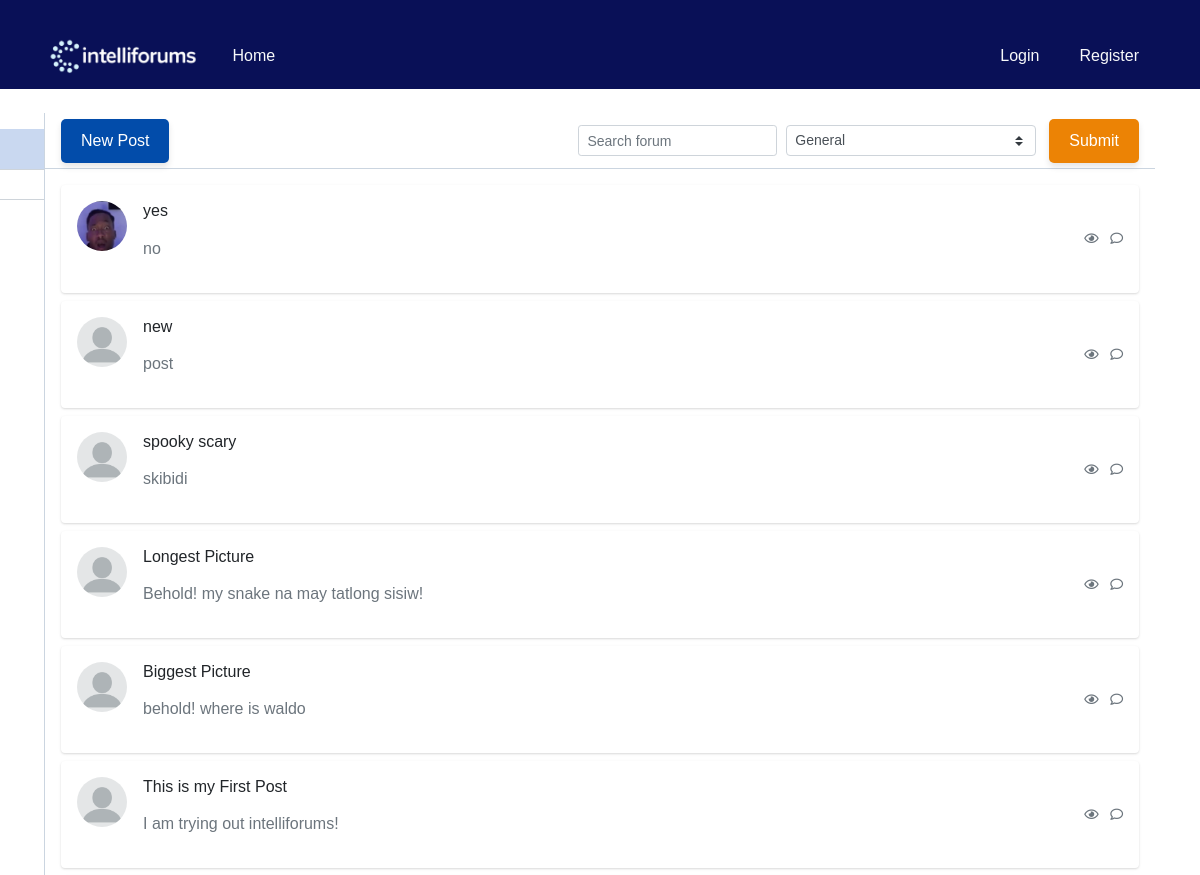
Before: /home/0/1/ (upper part) with the older database file.
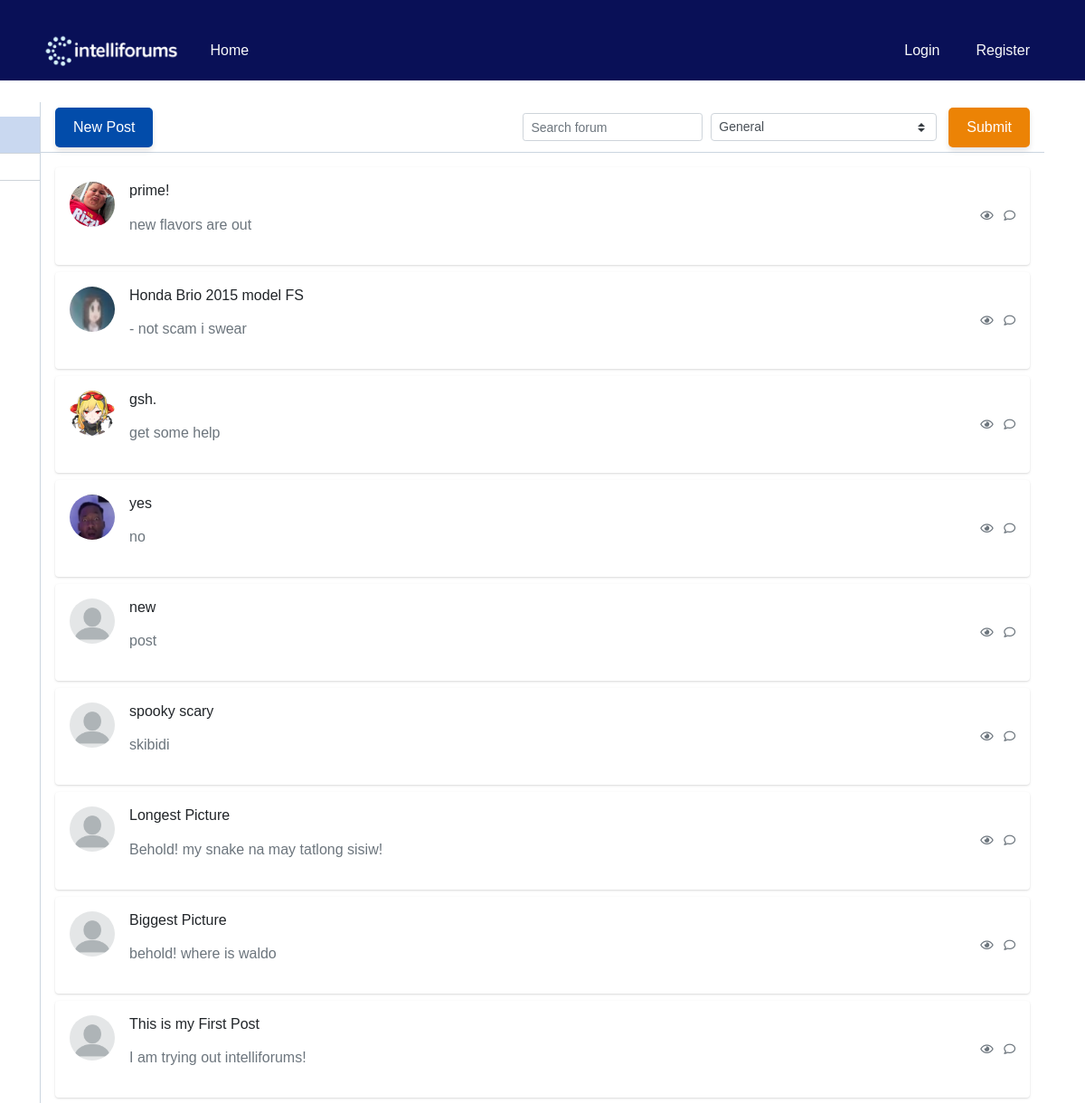
After: the same page with the newer database file.
### blog/models.py (models this page shows)
class UserPost(models.Model):
    post_ref = models.ForeignKey(Post, on_delete=models.CASCADE)
    user_ref = models.ForeignKey(User, on_delete=models.CASCADE)
    is_deleted = models.BooleanField(default=False)

### blog/views.py (the view)
# urls.py: path('home/<int:pk>/<int:page_number>/', views.fetch_posts, name='home'),
@csrf_protect
def fetch_posts(request, pk, page_number):
    banned_response = banned_propagator(request)
    if banned_response:
        return banned_response
    posts = []
    if request.method == 'POST':
        form = SearchForm(request.POST)
        if form.is_valid():
            substring = form.cleaned_data['content']
            choice = form.cleaned_data['choices']
            posts = _get_page_object(
                Paginator(
                    get_filtered_posts(
                        UserPost.objects.filter(
                            (Q(post_ref__title__icontains=substring) | Q(post_ref__content__icontains=substring)) &
                            Q(is_deleted=False))
                        .filter(id__in=Tag.objects.filter(forum_ref__id=choice)).values(
                            'post_ref__id',
                            'post_ref__user_ref__username',
                            'post_ref__title',
                            'post_ref__content',
                            'post_ref__created_at',
                            'post_ref__user_ref__picture',
                            'id'),
                    )
                    if Forum.objects.filter(id=choice).exists()
                    else get_filtered_posts(
                        UserPost.objects.filter(
                            Q(post_ref__title__icontains=substring) |
                            Q(post_ref__content__icontains=substring) &
                            Q(is_deleted=False)
                        )
                    ),
                    20
                ),
                page_number
            ).object_list
            pk = choice
    else:
        posts = _get_page_object(
            Paginator(
                get_filtered_posts(
                    UserPost.objects.filter(
                        id__in=Tag.objects.filter(forum_ref__id=pk)
                    )
                )
                if Forum.objects.filter(id=pk).exists()
                else get_filtered_posts(UserPost.objects.select_related('post_ref').filter(is_deleted=False)), 20
            ), page_number
        ).object_list
    search_form = SearchForm()
    posts = posts[::-1]
    forums = Forum.objects.all()
    return render(request, 'home.html', {
        'posts': posts,
        'page_number': page_number,
        'search_form': search_form,
        'user': request.user,
        'forums': forums,
        'forum_pk': int(pk)
    })

### blog/forms.py
class SearchForm(forms.Form):
    content = forms.CharField(
        widget=forms.TextInput(
            attrs={
                'class': 'form-control form-control-sm bg-gray-200 border-gray-200 shadow-none mb-4 mt-4',
                'placeholder': 'Search forum',
            },
        ),
        label="",
    )
    choices = forms.ChoiceField(
        label=""
    )
    def __init__(self, *args, **kwargs):
        super().__init__(*args, **kwargs)
        list_var = [(0, "General")]
        list_var.extend([(forum.id, forum.title)
                        for forum in Forum.objects.all()])
        self.fields['choices'].choices = list_var
        self.fields['choices'].widget.attrs.update(
            {'class': 'custom-select custom-select-sm w-auto mr-1'})

### blog/views.py (called while the page is built)
def banned_propagator(request):
    if request.user.is_authenticated and request.user.bans_received.exists():
        userban = request.user.bans_received.first()
        return render(request, 'banned.html', {
            'userban': userban,
        })
    return None

### blog/templates/home.html (shortened to what this page needs)
<!DOCTYPE html>
<html lang="en">
<head>
    {% load static %}
    <link rel="stylesheet" href="{% static 'blog/css/global.css' %}">
    <link rel="stylesheet" href="{% static 'blog/css/home.css' %}">
</head>
<body>
{% include 'header.html' %}
<div class="container">
    <div class="main-body p-0">
        <div class="inner-wrapper">
            {% include 'sidebar.html' %}
            <div class="inner-main">
                <div class="inner-main-header">
                    <button type="button" class="black-button" onclick= "location.href = '{% url 'new_post' %}'">New Post</button>
                    <span class="input-icon input-icon-sm ml-auto w-auto">
                        <form action="" method="post" class="d-flex align-items-center">
                            {{ search_form.content }}
                            {{ search_form.choices }}
                            <button class="orange-button" type="submit">Submit</button>
                        </form>
                    </span>
                </div>
                <div class="inner-main-body p-2 p-sm-3 collapse forum-content show">
                    {% for post in posts %}
                        <div class="card mb-2" onclick="window.location.href='{% url 'post_detail' pk=post.id page_number=1 %}'" style="cursor: pointer;">
                            <div class="card-body p-2 p-sm-3">
                                <div class="media forum-item">
                                    <a href="#" data-toggle="collapse" data-target=".forum-content">
                                        <img src="/media/{{ post.post_ref__user_ref__picture }}" class="mr-3 rounded-circle" width="50" height="50" alt="User" onclick="event.stopPropagation(); window.location.href='/profile/{{ post.user_ref__id }}/'"/>
                                    </a>
                                    <div class="media-body">
                                        <h6>
                                            <p class="text-body">{{ post.post_ref__title }}</p>
                                        </h6>
                                        <p class="text-secondary">
                                            {{ post.post_ref__content }}
                                        </p>
                                    </div>
                                    <div class="text-muted small text-center align-self-center">
                                        <span class="d-none d-sm-inline-block">
                                            <i class="far fa-eye"></i>
                                        </span>
                                        <span>
                                            <i class="far fa-comment ml-2"></i>
                                        </span>
                                    </div>
                                </div>
                            </div>
                        </div>
                    {% endfor %}
                </div>
            </div>
        </div>
    </div>
</div>
</body>
</html>

Changed rows visible on the page:
added UserPost: shows a picture, post_ref__title "prime!", post_ref__content "new flavors are out"
added UserPost: shows a picture, post_ref__title "Honda Brio 2015 model FS", post_ref__content "- not scam i swear"
added UserPost: shows a picture, post_ref__title "gsh.", post_ref__content "get some help"
